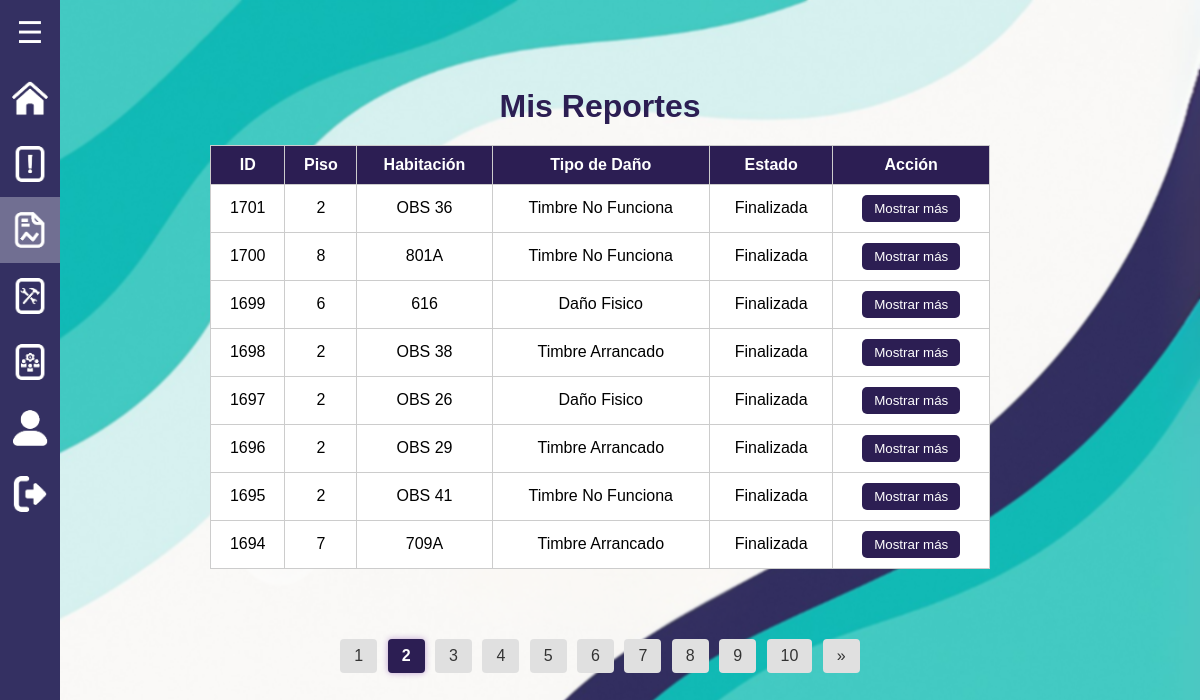
The page /roles/administrador_reportes/consultar_reportes.php?pagina=2 (signed in) on the database its author committed.
### tables this page shows
CREATE TABLE `reportes` (
  `id` int(11) NOT NULL,
  `usuario_id` int(11) NOT NULL,
  `piso` int(11) NOT NULL,
  `habitacion` varchar(10) DEFAULT NULL,
  `reporte` text NOT NULL,
  `tipo_dano` varchar(255) NOT NULL,
  `fecha` timestamp NOT NULL DEFAULT current_timestamp(),
  `estado` varchar(50) DEFAULT 'Ingresada',
  `respuesta` text DEFAULT NULL,
  `fecha_creacion` datetime DEFAULT current_timestamp(),
  `fecha_respuesta` datetime DEFAULT NULL,
  `imagen_antes` longblob DEFAULT NULL,
  `imagen_despues` longblob DEFAULT NULL,
  `respondido_por` int(11) DEFAULT NULL
);

### roles/administrador_reportes/consultar_reportes.php (the view, shortened to what this page needs)
<?php
$usuario_id = $_SESSION['id'];
$pdo = new PDO("mysql:host=localhost;dbname=cnl_report", 'root', '');
$pdo->setAttribute(PDO::ATTR_ERRMODE, PDO::ERRMODE_EXCEPTION);
$porPagina = 8;
$pagina = isset($_GET['pagina']) ? max(1, intval($_GET['pagina'])) : 1;
$inicio = ($pagina - 1) * $porPagina;
$sql = "SELECT * FROM reportes WHERE usuario_id = ? ORDER BY id DESC LIMIT $inicio, $porPagina";
$stmt = $pdo->prepare($sql);
$stmt->execute([$usuario_id]);
$reportes = $stmt->fetchAll(PDO::FETCH_ASSOC);
$sqlTotal = "SELECT COUNT(*) FROM reportes WHERE usuario_id = ?";
$stmtTotal = $pdo->prepare($sqlTotal);
$stmtTotal->execute([$usuario_id]);
$totalRegistros = $stmtTotal->fetchColumn();
$totalPaginas = ceil($totalRegistros / $porPagina);
?>
<!DOCTYPE html>
<html lang="es">
<head>
    <link rel="stylesheet" href="../../css/estilos.css">
    <link rel="stylesheet" href="../../css/consulta_reportes.css">
</head>
<body>
    <?php include '../../menu_lateral/menu2.php'; ?>
    <h1>Mis Reportes</h1>
    <table>
        <thead>
            <tr>
                <th>ID</th>
                <th>Piso</th>
                <th>Habitación</th>
                <th>Tipo de Daño</th>
                <th>Estado</th>
                <th>Acción</th>
            </tr>
        </thead>
        <tbody>
        <?php foreach ($reportes as $reporte): ?>
            <tr>
                <td><?= $reporte['id'] ?></td>
                <td><?= htmlspecialchars($reporte['piso']) ?></td>
                <td><?= htmlspecialchars($reporte['habitacion']) ?></td>
                <td><?= htmlspecialchars($reporte['tipo_dano']) ?></td>
                <td><?= htmlspecialchars($reporte['estado']) ?></td>
                <td>
                    <button class="btn-ver" onclick="abrirModal(<?= $reporte['id'] ?>)">Mostrar más</button>
                </td>
            </tr>
        <?php endforeach; ?>
        </tbody>
    </table>
<?php
$maxLinks = 10;
$bloqueActual = ceil($pagina / $maxLinks);
$inicio = ($bloqueActual - 1) * $maxLinks + 1;
$fin = min($inicio + $maxLinks - 1, $totalPaginas);
?>
<div class="paginacion">
    <?php for ($i = $inicio; $i <= $fin; $i++): ?>
        <a href="?<?= http_build_query(array_merge($_GET, ['pagina' => $i])) ?>"
           class="<?= $i == $pagina ? 'pagina-actual' : '' ?>">
           <?= $i ?>
        </a>
    <?php endfor; ?>
    <?php if ($fin < $totalPaginas): ?>
        <a href="?<?= http_build_query(array_merge($_GET, ['pagina' => $fin + 1])) ?>">&raquo;</a>
    <?php endif; ?>
</div>
</body>
</html>

### css/estilos.css (style rules this page uses)
* { margin: 0; padding: 0; box-sizing: border-box; font-family: Arial, sans-serif; }
body { display: flex; }

### css/consulta_reportes.css (style rules this page uses)
body { margin: 0; font-family: 'Segoe UI', Tahoma, Geneva, Verdana, sans-serif; background: url('../images/fondo_PC.png') no-repeat center center fixed; background-size: cover; backdrop-filter: blur(1px); color: #000000; display: flex; flex-direction: column; align-items: center; justify-content: center; height: 100vh; }
h1 { color: #2C1E53; margin-top: 0px; margin-bottom: 20px; }
table { width: 65%; background-color: white; border-collapse: collapse; margin-bottom: 40px; }
th, td { border: 1px solid #ccc; padding: 10px; text-align: center; }
th { background-color: #2C1E53; color: white; }
.btn-ver { background-color: #2C1E53; color: white; padding: 6px 12px; border: none; border-radius: 5px; cursor: pointer; }
.paginacion { text-align: center; margin-top: 30px; margin-bottom: 40px; width: 100%; }
.paginacion a { display: inline-block; padding: 8px 14px; margin: 0 3px; background-color: #e0e0e0; color: #333; text-decoration: none; border-radius: 4px; transition: background-color 0.3s, transform 0.2s; }
.paginacion a.pagina-actual { background-color: #2C1E53; color: white; font-weight: bold; box-shadow: 0 0 6px rgba(106, 27, 154, 0.4); }

### rows shown on the page
reportes: id "1701", piso "2", habitacion "OBS 36", tipo_dano "Timbre No Funciona", estado "Finalizada"
reportes: id "1700", piso "8", habitacion "801A", tipo_dano "Timbre No Funciona", estado "Finalizada"
reportes: id "1699", piso "6", habitacion "616", tipo_dano "Daño Fisico", estado "Finalizada"
reportes: id "1698", piso "2", habitacion "OBS 38", tipo_dano "Timbre Arrancado", estado "Finalizada"
reportes: id "1697", piso "2", habitacion "OBS 26", tipo_dano "Daño Fisico", estado "Finalizada"
reportes: id "1696", piso "2", habitacion "OBS 29", tipo_dano "Timbre Arrancado", estado "Finalizada"
reportes: id "1695", piso "2", habitacion "OBS 41", tipo_dano "Timbre No Funciona", estado "Finalizada"
reportes: id "1694", piso "7", habitacion "709A", tipo_dano "Timbre Arrancado", estado "Finalizada"
